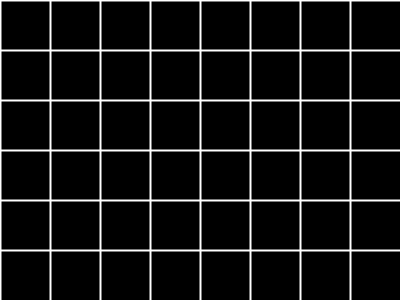
Frame 1 (no input)
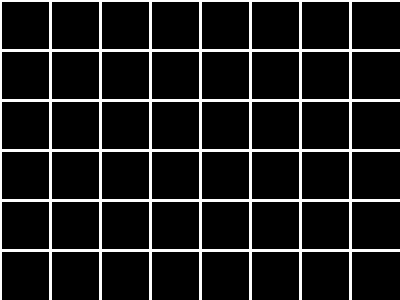
Frame 60 (the mouse pressed at the canvas centre just before this capture)
Frame 120 (the mouse held since frame 60 and released just before this capture): identical to frame 60, image omitted

The Processing sketch that drew these frames (run headless with seeded random() and noise(); from frame 60 on, the mouse is pressed at the canvas centre):

// Processing sketch: for_loop_practice
// ── for_loop_practice.pde
void setup(){
size(400, 300);
background(0);
strokeWeight(2);
stroke(255);
}
//int x = 0;
//while (x < width){
//    line(x, 0, x, height);
//    x = x + 50;
//}
//int y = 0;
//while (y < height){
//    line(0, y, width, y);
//    y = y + 50;
//}
void draw(){
 for(int x = 0; x < width; x = x + 50){
   line(x, 0, x, height);
 }
 
 for(int y = 0; y < height; y = y + 50){
   line (0, y, width, y);
 }
 
 
}
